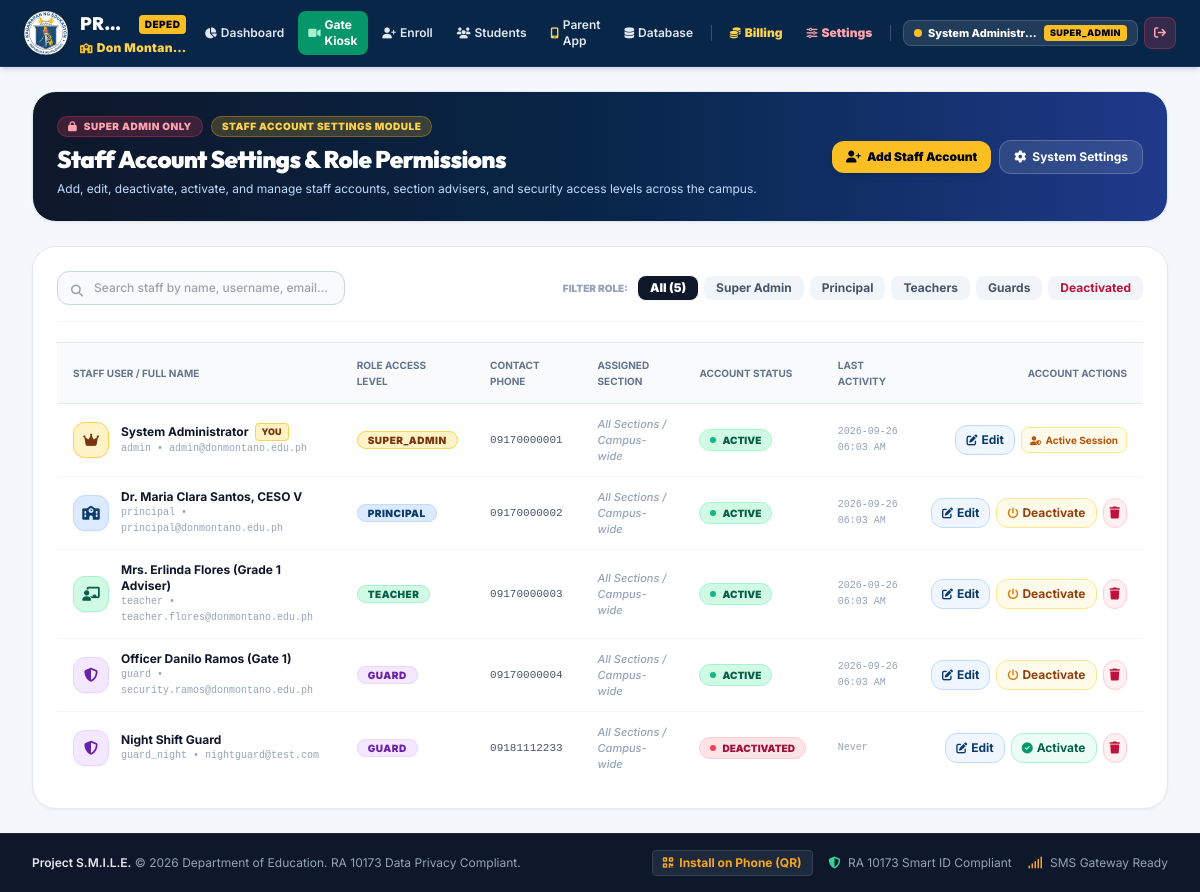
/admin/users (signed in), run on an earlier commit of the app's database.
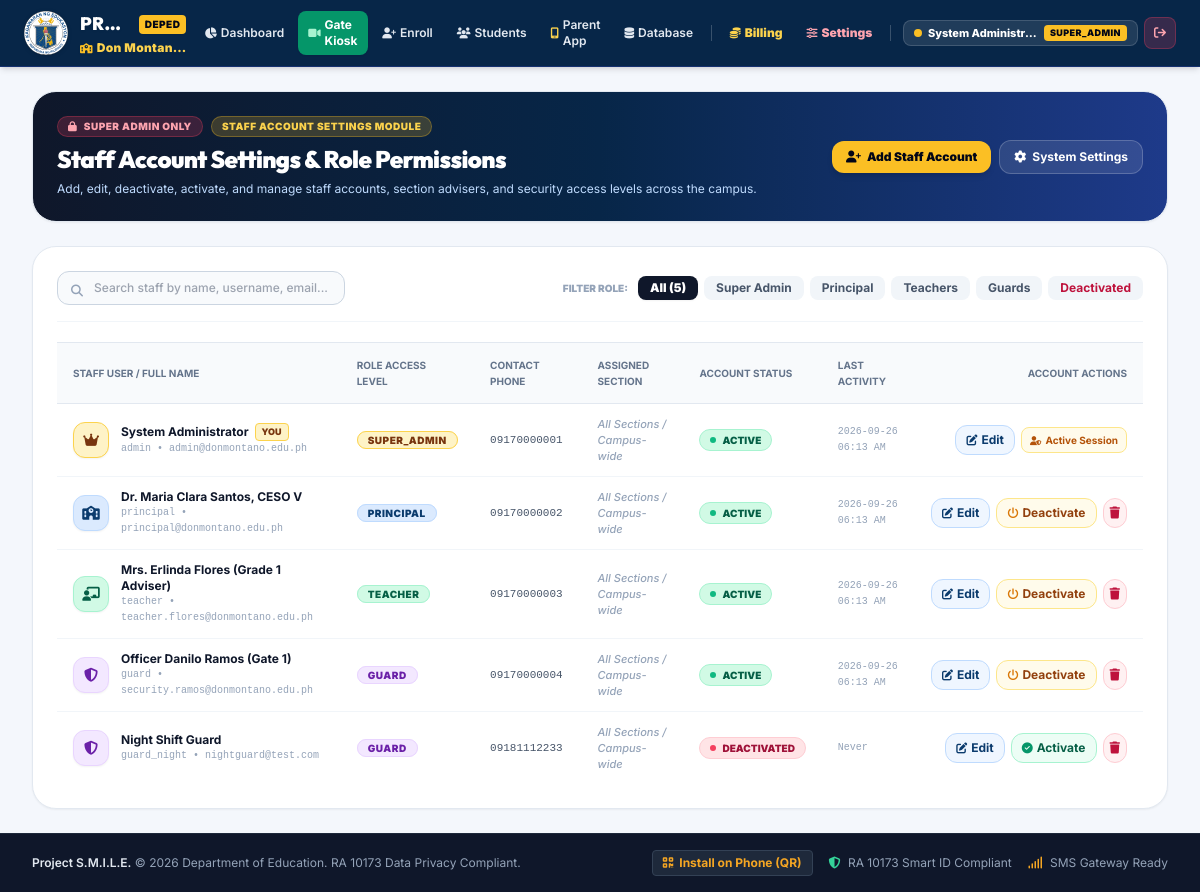
And on a later commit of the database.
### smile_orm.py (models this page shows)
class User(Base):
    __tablename__ = 'users'
    id = Column(Integer, primary_key=True, autoincrement=True)
    username = Column(String(50), unique=True, nullable=False, index=True)
    email = Column(String(120), unique=True, nullable=False, index=True)
    password_hash = Column(String(255), nullable=False)
    full_name = Column(String(100), nullable=False)
    role = Column(String(30), nullable=False, default="TEACHER") # SUPER_ADMIN, PRINCIPAL, TEACHER, GUARD, PARENT
    is_active = Column(Boolean, default=True)
    phone_number = Column(String(30), default="")
    assigned_section_id = Column(Integer, ForeignKey('sections.id'), nullable=True)
    created_at = Column(DateTime, default=datetime.now)
    last_login = Column(DateTime, nullable=True)
    assigned_section = relationship("Section", foreign_keys=[assigned_section_id])
    def to_dict(self):
        return {
            "id": self.id,
            "username": self.username,
            "email": self.email,
            "full_name": self.full_name,
            "role": self.role,
            "is_active": self.is_active,
            "phone_number": self.phone_number,
            "assigned_section_id": self.assigned_section_id,
            "assigned_section_name": f"{self.assigned_section.grade_level} - {self.assigned_section.section_name}" if self.assigned_section else "N/A",
            "created_at": self.created_at.strftime("%Y-%m-%d %I:%M %p") if self.created_at else "",
            "last_login": self.last_login.strftime("%Y-%m-%d %I:%M %p") if self.last_login else "Never"
        }

### app.py (the view)
@app.route('/admin/users', methods=['GET'])
@admin_required
def admin_users():
    users = get_all_users_orm()
    sections = get_all_sections_orm()
    return render_template(
        'admin_users.html',
        school_name=smile_config.SCHOOL_NAME,
        users=users,
        sections=sections
    )

### app.py (called while the page is built)
def admin_required(f):
    @wraps(f)
    def decorated_function(*args, **kwargs):
        if 'user_id' not in session:
            return redirect(url_for('login_page', next=request.path))
        if session.get('role') != 'SUPER_ADMIN':
            return render_template(
                'errors/403.html',
                school_name=smile_config.SCHOOL_NAME,
                message="Access Restricted: Central System Settings, SMS credentials, database archives, and billing management can ONLY be accessed by the Super Administrator account."
            ), 403
        return f(*args, **kwargs)
    return decorated_function

### smile_orm.py (called while the page is built)
def get_all_sections_orm():
    session = Session()
    try:
        sections = session.query(Section).order_by(Section.id.asc()).all()
        return [sec.to_dict() for sec in sections]
    finally:
        session.close()

def get_all_users_orm():
    session = Session()
    try:
        users = session.query(User).order_by(User.id.asc()).all()
        return [u.to_dict() for u in users]
    finally:
        session.close()

### templates/admin_users.html (shortened to what the changed rows need)
{% extends "base.html" %}
{% block content %}
<div class="space-y-6">
  <div class="glass-card rounded-2xl sm:rounded-3xl p-4 sm:p-6 border border-slate-200 shadow-sm flex flex-col md:flex-row md:items-center justify-between gap-4 bg-gradient-to-r from-slate-900 via-deped-darkblue to-blue-900 text-white relative overflow-hidden">
    <div class="space-y-1.5 z-10">
      <h1 class="text-xl sm:text-2xl font-black font-heading tracking-tight text-white">Staff Account Settings & Role Permissions</h1>
    </div>
  </div>
  <div class="glass-card rounded-3xl p-6 border border-slate-200 shadow-sm bg-white space-y-5">
    <div class="overflow-x-auto">
      <table class="w-full text-left text-xs" id="staffAccountsTable">
        <thead class="bg-slate-50 text-slate-500 uppercase text-[10px] font-black border-y border-slate-200">
          <tr>
            <th class="py-3.5 px-4">Staff User / Full Name</th>
            <th class="py-3.5 px-4">Role Access Level</th>
            <th class="py-3.5 px-4">Contact Phone</th>
            <th class="py-3.5 px-4">Assigned Section</th>
            <th class="py-3.5 px-4">Account Status</th>
            <th class="py-3.5 px-4">Last Activity</th>
            <th class="py-3.5 px-4 text-right">Account Actions</th>
          </tr>
        </thead>
        <tbody class="divide-y divide-slate-100 font-medium text-slate-700">
          {% for u in users %}
          <tr class="user-row hover:bg-slate-50/80 transition"
              data-user-id="{{ u.id }}"
              data-username="{{ u.username|lower }}"
              data-fullname="{{ u.full_name|lower }}"
              data-email="{{ u.email|lower }}"
              data-role="{{ u.role }}"
              data-active="{{ 'true' if u.is_active else 'false' }}">
            <td class="py-3 px-4">
              <div class="flex items-center gap-3">
                <div class="w-9 h-9 rounded-xl {% if u.role == 'SUPER_ADMIN' %}bg-amber-100 text-amber-900 border border-amber-300{% elif u.role == 'PRINCIPAL' %}bg-blue-100 text-deped-blue border border-blue-200{% elif u.role == 'TEACHER' %}bg-emerald-100 text-emerald-800 border border-emerald-200{% else %}bg-purple-100 text-purple-800 border border-purple-200{% endif %} flex items-center justify-center font-black text-sm shrink-0 shadow-sm">
                  <i class="fa-solid {% if u.role == 'SUPER_ADMIN' %}fa-crown{% elif u.role == 'PRINCIPAL' %}fa-school{% elif u.role == 'TEACHER' %}fa-chalkboard-user{% else %}fa-shield-halved{% endif %}"></i>
                </div>
                <div>
                  <div class="flex items-center gap-1.5">
                    <span class="font-bold text-slate-900">{{ u.full_name }}</span>
                    {% if u.id == current_user.id %}
                    <span class="px-1.5 py-0.2 rounded text-[9px] font-black uppercase bg-amber-100 text-amber-900 border border-amber-300">You</span>
                    {% endif %}
                  </div>
                  <span class="text-[10px] text-slate-400 font-mono block">{{ u.username }} &bull; {{ u.email }}</span>
                </div>
              </div>
            </td>
            <td class="py-3 px-4">
              <span class="px-2.5 py-0.5 rounded-full text-[10px] font-black uppercase tracking-wider {% if u.role == 'SUPER_ADMIN' %}bg-amber-100 text-amber-900 border border-amber-300{% elif u.role == 'PRINCIPAL' %}bg-blue-100 text-deped-blue border border-blue-200{% elif u.role == 'TEACHER' %}bg-emerald-100 text-emerald-800 border border-emerald-200{% else %}bg-purple-100 text-purple-800 border border-purple-200{% endif %}">
                {{ u.role }}
              </span>
            </td>
            <td class="py-3 px-4 font-mono text-[11px] text-slate-600">
              {{ u.phone_number or 'Not provided' }}
            </td>
            <td class="py-3 px-4">
              {% if u.assigned_section_name and u.assigned_section_name != 'N/A' %}
              <span class="px-2.5 py-1 rounded-lg text-[11px] font-bold bg-blue-50 text-deped-blue border border-blue-200 flex items-center gap-1.5 w-max">
                <i class="fa-solid fa-chalkboard text-[10px]"></i>
                {{ u.assigned_section_name }}
              </span>
              {% else %}
              <span class="text-slate-400 text-[11px] italic">All Sections / Campus-wide</span>
              {% endif %}
            </td>
            <td class="py-3 px-4">
              {% if u.is_active %}
              <span class="px-2.5 py-0.5 rounded-full text-[10px] font-black uppercase bg-emerald-100 text-emerald-800 border border-emerald-200 inline-flex items-center gap-1.5">
                <span class="w-1.5 h-1.5 rounded-full bg-emerald-500 animate-pulse"></span>
                ACTIVE
              </span>
              {% else %}
              <span class="px-2.5 py-0.5 rounded-full text-[10px] font-black uppercase bg-rose-100 text-rose-800 border border-rose-200 inline-flex items-center gap-1.5">
                <span class="w-1.5 h-1.5 rounded-full bg-rose-500"></span>
                DEACTIVATED
              </span>
              {% endif %}
            </td>
            <td class="py-3 px-4 text-slate-400 font-mono text-[10px]">
              {{ u.last_login }}
            </td>
            <td class="py-3 px-4 text-right">
              <div class="inline-flex items-center gap-1.5">
                <button onclick="openEditUserModal({{ u.id }}, '{{ u.username|escape }}', '{{ u.full_name|escape }}', '{{ u.email|escape }}', '{{ u.role }}', '{{ u.phone_number or '' }}', {{ u.assigned_section_id or 'null' }}, {{ 'true' if u.is_active else 'false' }}, {{ 'true' if u.id == current_user.id else 'false' }})"
                        title="Edit Account Details & Password"
                        class="px-2.5 py-1.5 rounded-xl bg-blue-50 hover:bg-blue-100 text-deped-blue font-bold text-xs transition border border-blue-200 flex items-center gap-1">
                  <i class="fa-solid fa-pen-to-square text-[11px]"></i>
                  <span>Edit</span>
                </button>
                {% if u.id != current_user.id %}
                  {% if u.is_active %}
                  <button onclick="toggleUserStatus({{ u.id }}, '{{ u.username|escape }}', true)"
                          title="Deactivate Account (Block Access)"
                          class="px-2.5 py-1.5 rounded-xl bg-amber-50 hover:bg-amber-100 text-amber-800 font-bold text-xs transition border border-amber-200 flex items-center gap-1">
                    <i class="fa-solid fa-power-off text-[11px] text-amber-600"></i>
                    <span>Deactivate</span>
                  </button>
                  {% endif %}
                  <button onclick="deleteUserAction({{ u.id }}, '{{ u.username|escape }}')"
                          title="Permanently Delete Account"
                          class="p-1.5 rounded-xl bg-rose-50 hover:bg-rose-100 text-rose-700 transition border border-rose-200">
                    <i class="fa-solid fa-trash text-xs"></i>
                  </button>
                {% else %}
                  <span class="text-[10px] text-amber-700 font-bold px-2 py-1 bg-amber-50 rounded-lg border border-amber-200" title="You cannot deactivate or delete your own active administrator account">
                    <i class="fa-solid fa-user-shield text-[9px] mr-0.5"></i> Active Session
                  </span>
                {% endif %}
              </div>
            </td>
          </tr>
          {% endfor %}
        </tbody>
      </table>
    </div>
  </div>
</div>
{% endblock %}

### templates/base.html (shortened to what the changed rows need)
<!DOCTYPE html>
<html lang="en">
<head>
  <script src="https://cdn.tailwindcss.com"></script>
  <link rel="stylesheet" href="https://cdnjs.cloudflare.com/ajax/libs/font-awesome/6.5.1/css/all.min.css">
</head>
<body class="min-h-screen flex flex-col text-slate-800 overflow-x-hidden w-full max-w-full">
  <header class="bg-deped-darkblue text-white shadow-md sticky top-0 z-50 border-b border-blue-900/60 w-full">
    <div class="w-full max-w-[1600px] mx-auto px-3 sm:px-6 py-2 sm:py-2.5">
      <div class="flex items-center justify-between gap-2">
        <nav class="hidden lg:flex items-center gap-1 xl:gap-1.5 flex-nowrap justify-end">
          {% if current_user %}
          <div class="flex items-center gap-1.5 pl-1">
            <div class="flex items-center gap-1.5 px-2.5 py-1 rounded-lg bg-white/10 border border-white/15 text-xs">
              <span class="w-2 h-2 rounded-full {% if current_user.is_admin %}bg-amber-400{% else %}bg-emerald-400{% endif %} animate-pulse"></span>
              <span class="font-extrabold text-white text-[11px] max-w-[110px] xl:max-w-[140px] truncate">{{ current_user.full_name }}</span>
              <span class="px-1.5 py-0.2 rounded text-[9px] font-black uppercase tracking-wider {% if current_user.is_admin %}bg-amber-400 text-slate-950{% elif current_user.role == 'PRINCIPAL' %}bg-blue-400 text-slate-950{% elif current_user.role == 'TEACHER' %}bg-emerald-400 text-slate-950{% else %}bg-purple-400 text-slate-950{% endif %}">
                {{ current_user.role }}
              </span>
            </div>
            <a href="/logout" class="w-8 h-8 rounded-lg bg-rose-500/20 hover:bg-rose-500/40 text-rose-300 flex items-center justify-center text-xs transition border border-rose-500/30" title="Sign Out">
              <i class="fa-solid fa-arrow-right-from-bracket"></i>
            </a>
          </div>
          {% else %}
          <a href="/login" class="px-3 py-1.5 bg-amber-400 hover:bg-amber-300 text-slate-950 font-black text-xs rounded-lg shadow transition flex items-center gap-1">
            <i class="fa-solid fa-key text-[10px]"></i> Staff Sign In
          </a>
          {% endif %}
        </nav>
      </div>
    </div>
  </header>
  <main class="flex-grow max-w-7xl w-full mx-auto px-3 sm:px-6 lg:px-8 py-4 sm:py-6 overflow-x-hidden">
    {% block content %}{% endblock %}
  </main>
</body>
</html>

What changed in the data, as far as the page shows it:
changed User "System Administrator": last_login "2026-09-26 06:03 AM" → "2026-09-26 06:13 AM"
changed User "Dr. Maria Clara Santos, CESO V": last_login "2026-09-26 06:03 AM" → "2026-09-26 06:13 AM"
changed User "Mrs. Erlinda Flores (Grade 1 Adviser)": last_login "2026-09-26 06:03 AM" → "2026-09-26 06:13 AM"
changed User "Officer Danilo Ramos (Gate 1)": last_login "2026-09-26 06:03 AM" → "2026-09-26 06:13 AM"
